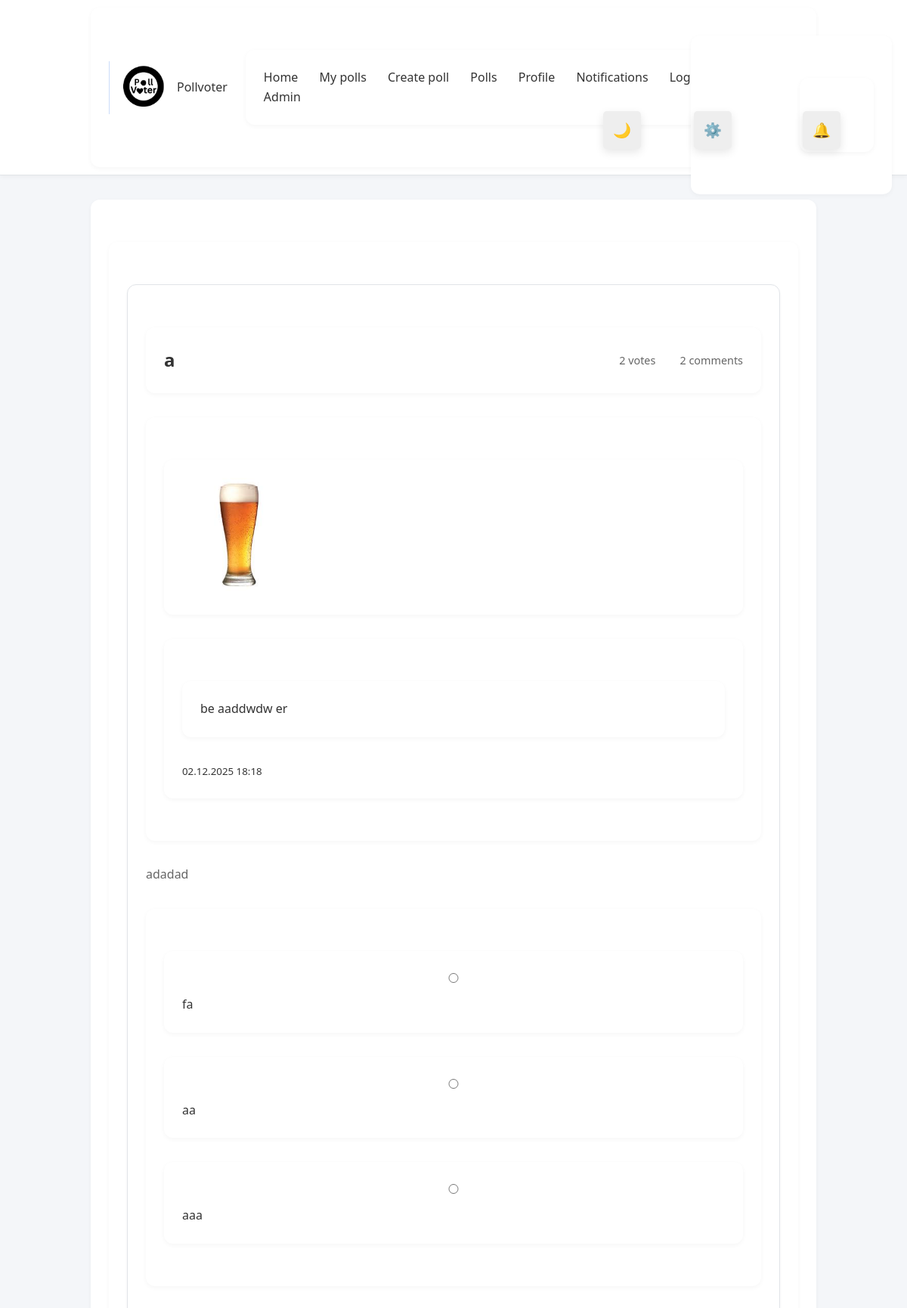
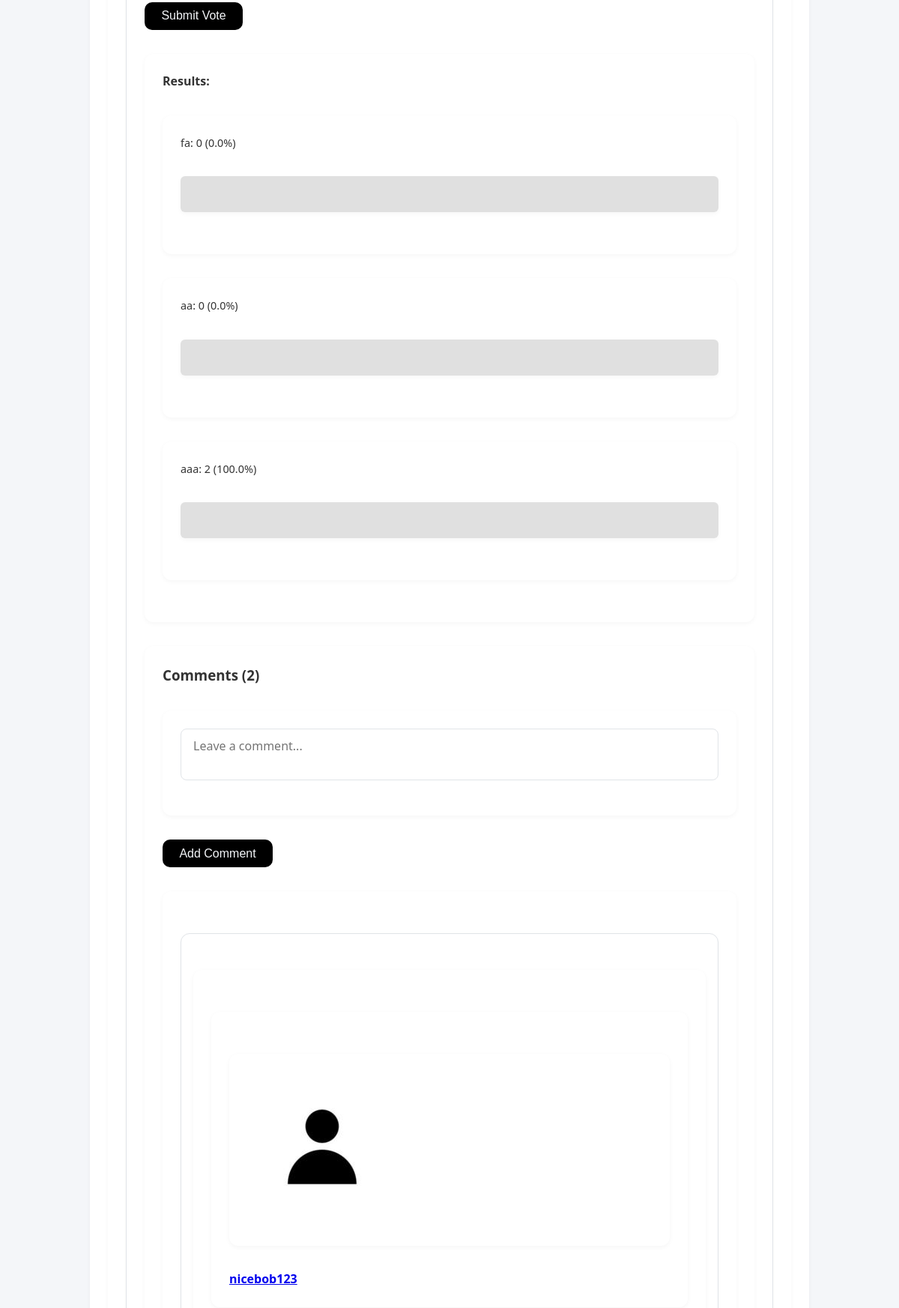
Screenshot of /poll/7 (signed in, upper part) with the database file from the repository (2 pictures, top to bottom).
### app/models.py (models this page shows, shortened)
class Poll(db.Model):
    __tablename__ = "poll"
    id = Column(Integer, primary_key=True)
    title = Column(Text, nullable=False)
    description = Column(String(120))
    created_at = Column(DateTime, default=datetime.now)
    user_id = Column(Integer, ForeignKey("user.id"), nullable=False)
    author = relationship("User", back_populates="polls")
    comments = relationship("Comment", back_populates="poll", cascade="all, delete-orphan")
    options = relationship("PollOption", back_populates="poll", cascade="all, delete-orphan")
    votes = relationship("Vote", back_populates="poll", cascade="all, delete-orphan")
    def getvotecount(self):
        return len(self.votes)

class User(UserMixin, db.Model):
    __tablename__ = "user"
    id = Column(Integer, primary_key=True)
    username = Column(String(20), unique=True, nullable = False)
    created_at = Column(DateTime, default=datetime.now)
    full_name = Column(String(20))
    bio = Column(String(100))
    pfp = Column(Text)
    password_hash = Column(Text)
    is_admin = Column(Boolean, default = False)
    polls = relationship("Poll", back_populates="author")
    votes = relationship("Vote", back_populates="user")
    comments = relationship("Comment", back_populates="author")
    def getpfp(self):
        if self.pfp:
            return f"/static/uploads/pfp/{self.pfp}"
        else:
            return f"/static/uploads/pfp/default.jpg"
    blocked = relationship(
        "User", secondary=blocklist,
        primaryjoin=(blocklist.c.blocker_id == id),
        secondaryjoin=(blocklist.c.blocked_id == id),
        backref=db.backref("blocked_by", lazy="dynamic"),
        lazy="dynamic"
    )
    followed = relationship(
        "User", secondary=followers,
        primaryjoin=(followers.c.follower_id == id),
        secondaryjoin=(followers.c.followed_id == id),
        backref=db.backref("followers", lazy="dynamic"),
        lazy="dynamic"
    )
    def is_blocking(self, user):
        return self.blocked.filter(blocklist.c.blocked_id == user.id).count() > 0

class PollOption(db.Model):
    __tablename__ = "poll_option"
    id = Column(Integer, primary_key=True)
    text = Column(String(50), nullable=False)
    poll_id = Column(Integer, ForeignKey("poll.id"), nullable=False)
    poll = relationship("Poll", back_populates="options")
    votes = relationship("Vote", back_populates="option", cascade="all, delete-orphan")

class Comment(db.Model):
    __tablename__ = "comment"
    id = Column(Integer, primary_key=True)
    content = Column(String(100), nullable=False)
    created_at = Column(DateTime, default=datetime.now)
    reactions = relationship("CommentReaction", back_populates="comment", cascade="all, delete-orphan")
    user_id = Column(Integer, ForeignKey("user.id"), nullable=False)
    poll_id = Column(Integer, ForeignKey("poll.id"), nullable=False)
    author = relationship("User", back_populates="comments")
    poll = relationship("Poll", back_populates="comments")
    def get_likes_count(self):
        return CommentReaction.query.filter_by(comment_id = self.id, reaction_type = "like").count()
    def get_dislikes_count(self):
        return CommentReaction.query.filter_by(comment_id = self.id, reaction_type = "dislike").count()

### app/routes.py (the view)
@polls.route("/poll/<int:poll_id>")
@login_required
def poll_detail(poll_id):
    poll = Poll.query.get_or_404(poll_id)
    user_vote = Vote.query.filter_by(user_id = current_user.id, poll_id = poll_id).first()
    return render_template("poll_detail.html", poll = poll, user_vote = user_vote)

### app/__init__.py (called while the page is built)
def create_app():
    app = Flask(__name__)
    app.config['SECRET_KEY'] = 'your_secret_key'
    app.config['SQLALCHEMY_DATABASE_URI'] = 'sqlite:///pollvoter.db'
    app.config['SQLALCHEMY_TRACK_MODIFICATIONS'] = False
    app.config["UPLOAD_FOLDER"] = "static/uploads"
    app.config["PFP_FOLDER"] =  "app/static/uploads/pfp"
    db.init_app(app)
    login_manager.init_app(app)
    migrate.init_app(app, db)
    app.register_blueprint(auth)
    app.register_blueprint(main)
    app.register_blueprint(polls)
    app.register_blueprint(admin)
    @login_manager.user_loader
    def load_user(userid):
        return User.query.get(int(userid))
    return app

### app/routes.py (called while the page is built)
@main.app_context_processor
def dropdown_notifications():
    if current_user.is_authenticated:
        unread_count = Notification.query.filter_by(recipient_id = current_user.id, is_read = False).count()
        latest_notifs = Notification.query.filter_by(recipient_id = current_user.id).order_by(Notification.created_at.desc()).limit(5).all()
        return dict(unread_count = unread_count, latest_notifs = latest_notifs)
    return dict(unread_count = 0, latest_notifs = [])

### app/templates/poll_detail.html (shortened to what this page needs)
{% extends "base.html" %}
{% block content %}
<div class="poll-detail">
    <div class="poll-card">
        <div class="poll-header">
            <h2>{{ poll.title }}</h2>
            <span class="poll-stats">
                 {{ poll.getvotecount() }} votes
                 {{ poll.comments|length }} comments
            </span>
        </div>
        <div class="poll-author">
            <div class="user-avatar"><img src="{{ current_user.getpfp() }}" alt="Profile Picture" width="150" height="150"></div>
            <div>
                <div class="author-name">{{ poll.author.full_name if poll.author.full_name else poll.author.username  }}</div>
                <small class="poll-date">{{ poll.created_at.strftime('%d.%m.%Y  %H:%M') }}</small>
            </div>
        </div>
        {% if poll.description %}
        <p class="poll-description">{{ poll.description }}</p>
        {% endif %}
        {% if user_vote %}
            <div class="voted-message">
                <p>You have already voted. Your choice was: <strong>{{ user_vote.option.text }}</strong></p>
            </div>
        {% else %}
            <form method="POST" action="{{ url_for('polls.vote', poll_id=poll.id) }}" class="vote-form">
                <div class="vote-options">
                    {% for option in poll.options %}
                    <div class="form-check">
                        <input class="form-check-input" type="radio" name="option_id" id="option{{ option.id }}" value="{{ option.id }}" required>
                        <label class="form-check-label" for="option{{ option.id }}">
                            {{ option.text }}
                        </label>
                    </div>
                    {% endfor %}
                </div>
                <button type="submit" class="btn btn-primary mt-3">Submit Vote</button>
            </form>
        {% endif %}
        <div class="vote-results">
            <h4>Results:</h4>
            {% set total_votes = poll.getvotecount() %}
            {% for option in poll.options %}
                {% set vote_count = option.votes|length %}
                {% set percentage = (vote_count / total_votes * 100) if total_votes > 0 else 0 %}
                <div class="vote-option">
                    <span>{{ option.text }}: {{ vote_count }} ({{ "%.1f"|format(percentage) }}%)</span>
                    <div class="progress-bar">
                    </div>
                </div>
            {% endfor %}
        </div>
    <div class="comments-section">
        <h3>Comments ({{ poll.comments|length }})</h3>
        <form method="POST" action="{{ url_for('polls.add_comment', poll_id=poll.id) }}" class="comment-form">
            <div class="form-group">
                <textarea name="content" placeholder="Leave a comment..." required maxlength="60"></textarea>
            </div>
            <button type="submit" class="btn btn-primary">Add Comment</button>
        </form>
<div class="comments-list">
    {% for comment in poll.comments|sort(attribute='created_at', reverse=true) %}
    {% if comment.author == current_user or (not current_user.is_blocking(comment.author) and not comment.author.is_blocking(current_user)) %}
    <div class="comment">
        <div class="comment-header">
            <div class="comment-author">
                <div class="user-avatar small"><img src="{{ comment.author.getpfp() }}" alt="PFP"></div>
                <strong><a href="{{ url_for('main.user_profile', username=comment.author.username) }}">{{ comment.author.username }}</a></strong>
            </div>
        </div>
    </div> {% endif %} {% else %}
    <p class="no-comments">Still no comments. Be the first!</p>
    {% endfor %}
</div>
    </div>
</div>
{% endblock %}

### app/static/styles.css (style rules this page uses)
:root { --bg-color: #f4f6f9; --text-color: #333333; --card-bg: #ffffff; --navbar-bg: #ffffff; --border-color: #e1e4e8; --input-bg: #ffffff; --link-color: #000000; --subtle-text: #666; --accent-color: #000; --accent-hover: #1a1a1a; --yes-fill-color: #111; --no-fill-color: #666; --progress-bg: #e0e0e0; --shadow-light: 0 2px 6px rgba(0, 0, 0, 0.04); }
body { background-color: var(--bg-color); color: var(--text-color); transition: background-color 0.3s, color 0.3s; }
.poll-card, .comment, .report-card, .card, .profile-container { background-color: var(--card-bg); border: 1px solid var(--border-color); color: var(--text-color); box-shadow: 0 1px 4px rgba(0, 0, 0, 0.03); }
input, textarea, select { background-color: var(--input-bg) !important; color: var(--text-color) !important; border: 1px solid var(--border-color) !important; }
* { box-sizing: border-box; margin: 0; padding: 0; }
body { font-family: 'Segoe UI', Tahoma, Geneva, Verdana, sans-serif; background-color: var(--bg-color); color: var(--text-color); line-height: 1.6; }
div:not(nav):not(footer) { max-width: 960px; margin: 2rem auto; padding: 1.5rem; background-color: var(--card-bg); box-shadow: var(--shadow-light); border-radius: 12px; }
.btn { display: inline-block; padding: 0.6rem 1.4rem; background-color: var(--accent-color); color: var(--bg-color); border: none; border-radius: 10px; font-size: 1rem; font-weight: 500; text-align: center; text-decoration: none; cursor: pointer; transition: all 0.25s ease; }
.poll-card { background-color: var(--card-bg); border-radius: 12px; box-shadow: 0 1px 4px rgba(0, 0, 0, 0.03); padding: 1.5rem; margin-bottom: 1.5rem; transition: transform 0.2s ease-in-out; border: 1px solid var(--border-color); }
.poll-header { display: flex; justify-content: space-between; align-items: center; margin-bottom: 0.75rem; }
.poll-stats { font-size: 0.9rem; color: var(--subtle-text); display: flex; gap: 1rem; align-items: center; }
.poll-description { margin-bottom: 1rem; color: var(--subtle-text); }
.vote-option span { font-size: 0.9rem; font-weight: 500; color: var(--text-color); margin-bottom: 0.25rem; }
.progress-bar { height: 8px; background-color: var(--progress-bg); border-radius: 6px; overflow: hidden; }
form { margin-top: 1.5rem; }
input, textarea, select { font-family: 'Segoe UI', Tahoma, Geneva, Verdana, sans-serif; font-size: 1rem; width: 100%; resize: none; padding: 0.7rem 1rem; margin-bottom: 1rem; border: 1px solid var(--border-color); border-radius: 8px; background-color: var(--input-bg); color: var(--text-color) !important; transition: border-color 0.2s ease-in-out, box-shadow 0.2s ease-in-out; }
.comment { padding: 1rem; border-bottom: 1px solid var(--border-color); color: var(--text-color); }

### rows the page displays
Poll: title "a", created_at "02.12.2025 18:18", description "adadad"
User: getpfp (picture), author "be aaddwdw er"
PollOption: text "fa", vote_count "0", percentage "0.0"
PollOption: text "aa", vote_count "0", percentage "0.0"
PollOption: text "aaa", vote_count "2", percentage "100.0"
Comment: author.username "nicebob123"

### other values shown
{{ poll.getvotecount() }} "2"
{{ poll.comments|length }} "2"
